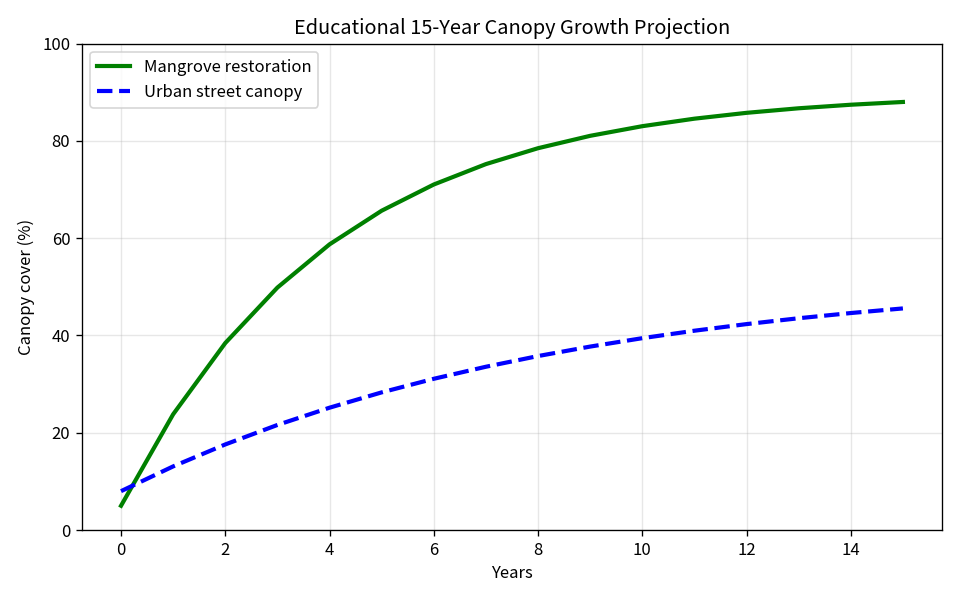
#> input picture sap-canopy/forest_edutwin/data/reference_graphs/canopy_growth.png, 960 x 600 px; the run also reads 2 pictures not shown here
$ python digitize_reference.py
#> lines starting #> are read from the running program, lines starting #| are printed output that depends on the picture; after the words box and inside, x2 and y2 are one past the last pixel; in counts of white or black regions, pixels touching at a corner belong together
"""
Digitise the three SAP reference graphs into ``data/growth_reference.csv``.

The three source PNGs are the published illustrations for this project. They
are vendored in ``data/reference_graphs/`` so the digitisation is reproducible
from a fresh clone:

    canopy_growth.png      "Educational 15-Year Canopy Growth Projection"
                           canopy cover (%) vs years 0-15, mangrove (green) / urban (blue)
    cumulative_carbon.png  "Illustrative Cumulative Carbon Storage"
                           cumulative carbon (tC per hectare) vs years 0-15
    year15_bars.png        "Year 15 Canopy Cover" + "Year 15 Illustrative CO2e"
                           bar cross-check of the year-15 endpoints

Method
------
1.  Recover the pixel->data transform from the axis *tick marks* (dark pixels
    just outside the axes spines). Tick VALUES are read off the rendered axis
    labels (see ``CANOPY_Y_TICKS`` / ``CARBON_Y_TICKS`` below) and assigned to
    the detected ticks in order, then a least-squares line is fitted. This is
    independent of the gridlines, so gridline/legend-box artefacts cannot
    poison the calibration.
2.  Isolate the series by exact matplotlib colour:
        green (0,128,0)    -> mangrove
        blue  (0,0,255)    -> urban
3.  Trace each series with a dynamic program that scores paths by *uncovered
    columns*. The matplotlib legend swatch occupies only ~35 columns, so any
    path that teleports from the swatch to the real curve leaves hundreds of
    columns uncovered and loses. Dashed series still trace correctly because
    their gaps are short.
4.  Sample the chain at each integer year, refine to the sub-pixel centre of
    the drawn line, and extrapolate the dashed tail to year 15.
5.  Cross-check the year-15 endpoints against the bar graph.

Output: ``forest_edutwin/data/growth_reference.csv`` with columns
    scenario,year,canopy_pct,carbon_tco2e,carbon_tc,source

Usage:  python tools/digitize_reference.py [--write] [--pics DIR]
"""

from __future__ import annotations

import argparse
import csv
import sys
from pathlib import Path

import numpy as np
from PIL import Image

HERE = Path(__file__).resolve().parent
PKG = HERE.parent
DATA_DIR = PKG / "data"

#: The reference graphs, vendored so the digitisation works from a fresh clone.
VENDORED_PICS = DATA_DIR / "reference_graphs"

#: Fallback for the author's machine, where the originals live in OneDrive.
LOCAL_PICS = Path(r"C:\Users\Brittany\OneDrive\Pictures")

#: Canonical file names -> the names they had on the author's machine.
GRAPH_FILES = {
    "canopy": ("canopy_growth.png", "image (2).png"),
    "carbon": ("cumulative_carbon.png", "image (1).png"),
    "bars": ("year15_bars.png", "image.png"),
}

SERIES = {
    "mangrove": (0, 128, 0),
    "urban": (0, 0, 255),
}

# --- axis tick values, read off the rendered axis labels ---------------------
CANOPY_Y_TICKS = [100, 80, 60, 40, 20, 0]      # top -> bottom
CARBON_Y_TICKS = [120, 100, 80, 60, 40, 20, 0]  # top -> bottom
X_TICKS = [0, 2, 4, 6, 8, 10, 12, 14]           # left -> right

MAX_JUMP = 14          # max vertical px per single column of movement
GAP_PENALTY = 3.0      # cost per uncovered column (dashed gaps / wrong branch)
JUMP_COST = 1.0        # cost per px of vertical movement


def resolve_graphs(pics: Path | None = None) -> dict:
    """
    Locate the three source PNGs.

    Search order:
      1. an explicit directory (``--pics``)
      2. the vendored copy in ``data/reference_graphs/``
      3. the author's original OneDrive folder

    Returns a mapping of graph key -> resolved Path. Raises if any are missing.
    """
    candidates = []
    if pics:
        candidates.append(Path(pics))
    candidates += [VENDORED_PICS, LOCAL_PICS]

    resolved = {}
    for key, (vendored_name, original_name) in GRAPH_FILES.items():
        for base in candidates:
            for name in (vendored_name, original_name):
                p = base / name
                if p.exists():
                    resolved[key] = p
                    break
            if key in resolved:
                break
        if key not in resolved:
            raise FileNotFoundError(
                f"could not find the '{key}' reference graph in any of: "
                + ", ".join(str(c) for c in candidates)
            )
    return resolved


# -----------------------------------------------------------------------------
# low level helpers
# -----------------------------------------------------------------------------
def load_rgb(path: Path) -> np.ndarray:
    return np.array(Image.open(path).convert("RGB")).astype(int)


def runs(vals: np.ndarray):
    out, start = [], None
    for i, v in enumerate(vals):
        if v and start is None:
            start = i
        elif not v and start is not None:
            out.append((start, i - 1))
            start = None
    if start is not None:
        out.append((start, len(vals) - 1))
    return out


def longest_run(dark: np.ndarray, axis: int):
    """Longest contiguous dark run along `axis` (0=rows->vertical, 1=rows->horizontal)."""
    best = (0, None, None)
    if axis == 0:
        for x in range(dark.shape[1]):
            for (s, e) in runs(dark[:, x]):
                if e - s + 1 > best[0]:
                    best = (e - s + 1, x, (s, e))
    else:
        for y in range(dark.shape[0]):
            for (s, e) in runs(dark[y, :]):
                if e - s + 1 > best[0]:
                    best = (e - s + 1, y, (s, e))
    return best


def fit_line(pixels: list[float], values: list[float]):
    """Least-squares fit of value = a * pixel + b."""
    p = np.asarray(pixels, dtype=float)
    v = np.asarray(values, dtype=float)
    a, b = np.polyfit(p, v, 1)
    return float(a), float(b)


# -----------------------------------------------------------------------------
# axis recovery
# -----------------------------------------------------------------------------
def axes_of(img: np.ndarray):
    """Return (spine_x, spine_top_y, spine_bottom_y)."""
    dark = img.max(axis=2) < 140
    vlen, vx, (vtop, vbot) = longest_run(dark, 0)
    hlen, hy, (hleft, hright) = longest_run(dark, 1)
    # the vertical spine gives top/bottom of the axes box
    return vx, vtop, vbot


def y_tick_rows(img: np.ndarray, spine_x: int) -> list[float]:
    dark = img.max(axis=2) < 140
    rows = []
    for y in range(img.shape[0]):
        if dark[y, max(0, spine_x - 14):spine_x - 1].any():
            rows.append(y)
    groups = []
    for y in rows:
        if groups and y - groups[-1][-1] <= 3:
            groups[-1].append(y)
        else:
            groups.append([y])
    return [sum(g) / len(g) for g in groups]


def x_tick_cols(img: np.ndarray, spine_bottom_y: int, spine_x: int) -> list[float]:
    """
    Tick MARKS (not label glyphs) sit in the ~5 px band just below the x spine.
    Label text starts ~7 px lower, so a tight band isolates the marks.
    Columns left of the y spine (the axis title) are discarded.
    """
    dark = img.max(axis=2) < 140
    cols = []
    for x in range(spine_x + 1, img.shape[1]):
        if dark[spine_bottom_y + 1:min(img.shape[0], spine_bottom_y + 6), x].any():
            cols.append(x)
    groups = []
    for x in cols:
        if groups and x - groups[-1][-1] <= 3:
            groups[-1].append(x)
        else:
            groups.append([x])
    return [sum(g) / len(g) for g in groups]


def build_transforms(img: np.ndarray, y_tick_values: list[int], x_span_hint=None):
    """Return (y_of, x_of) callables mapping pixel -> data."""
    sx, top, bot = axes_of(img)
    yt = y_tick_rows(img, sx)
    if len(yt) != len(y_tick_values):
        raise RuntimeError(f"expected {len(y_tick_values)} y-ticks, found {len(yt)}: {yt}")
    # tick rows are top -> bottom, values also top -> bottom
    ya, yb = fit_line(yt, y_tick_values)

    xt = x_tick_cols(img, bot, sx)
    if len(xt) != len(X_TICKS):
        raise RuntimeError(f"expected {len(X_TICKS)} x-ticks, found {len(xt)}: {xt}")
    xa, xb = fit_line(xt, X_TICKS)

    def y_of(px):
        return ya * px + yb

    def x_of(year):
        return (year - xb) / xa

    return y_of, x_of, dict(spine_x=sx, top=top, bottom=bot, yticks=yt, xticks=xt)


# -----------------------------------------------------------------------------
# curve tracing
# -----------------------------------------------------------------------------
def colour_mask(img: np.ndarray, colour, tol: int = 12) -> np.ndarray:
    d = np.abs(img - np.array(colour)).sum(axis=2)
    return d <= tol


def trace_chain(mask: np.ndarray, x_start: int, x_end: int):
    """
    Trace a coloured curve between x_start..x_end with a dynamic program.

    The path is scored by
        cost = JUMP_COST * total vertical movement
             + GAP_PENALTY * number of columns in [x_start, x_end] the path
               does not actually occupy

    The second term is what makes this robust: the matplotlib legend swatch in
    the upper-left occupies only ~35 columns, so any path that teleports from
    the swatch to the real curve leaves hundreds of columns uncovered and is
    rejected. The genuine curve wins because it occupies (nearly) every
    column. Dashed series still trace correctly because their gaps are few
    and short.

    Returns (chain, diagnostics). ``chain`` maps column -> row.
    """
    present = [x for x in range(x_start, x_end + 1) if mask[:, x].any()]
    if not present:
        return {}, {"present": 0}

    cands = {x: [int(v) for v in np.nonzero(mask[:, x])[0]] for x in present}
    n = len(present)

    # dp[i][y] = (best cost from (present[i], y) to the last present column,
    #              next row on that path)
    dp: list[dict[int, tuple[float, int | None]]] = [dict() for _ in range(n)]
    for y in cands[present[-1]]:
        dp[n - 1][y] = (0.0, None)

    for i in range(n - 2, -1, -1):
        x, xn = present[i], present[i + 1]
        dx = xn - x
        nxt = dp[i + 1]
        for y in cands[x]:
            best = None
            for yn, (c, _) in nxt.items():
                d = abs(y - yn)
                if d > MAX_JUMP * max(1, dx):
                    continue
                cc = c + d * JUMP_COST + GAP_PENALTY * (dx - 1)
                if best is None or cc < best[0]:
                    best = (cc, yn)
            if best is not None:
                dp[i][y] = best

    # choose the start: cheapest total = cost-to-end + penalty for the
    # columns before the start that the path leaves uncovered
    best_total, best_i, best_y = None, None, None
    for i, x in enumerate(present):
        head = GAP_PENALTY * (x - x_start)
        for y, (c, _) in dp[i].items():
            total = c + head
            if best_total is None or total < best_total:
                best_total, best_i, best_y = total, i, y
    if best_i is None:
        return {}, {"present": n}

    # backtrack
    chain: dict[int, int] = {}
    i, y = best_i, best_y
    while i < n:
        chain[present[i]] = int(y)
        nxt = dp[i][y][1]
        if nxt is None:
            break
        y = nxt
        i += 1

    diag = {
        "present": n,
        "start_x": present[best_i],
        "end_x": present[-1],
        "cost": best_total,
        "covered": len(chain),
        "span": x_end - x_start + 1,
    }
    return chain, diag


def sample_curve(mask: np.ndarray, chain: dict[int, int], x_of, y_of, years):
    """
    Sample the traced curve at integer years.

    Where the dash pattern stops short of the data end (the urban series is
    dashed and its last dash can end a few pixels before year 15) the tail is
    linearly extrapolated from the final segment, then clamped to the physical
    floor of the axis.
    """
    xs = sorted(chain)
    if not xs:
        raise RuntimeError("empty chain")
    rows = [float(chain[x]) for x in xs]
    out = {}
    for year in years:
        xt = x_of(year)
        if xt <= xs[0]:
            if len(xs) >= 2:
                slope = (rows[1] - rows[0]) / max(xs[1] - xs[0], 1e-9)
            else:
                slope = 0.0
            row = rows[0] + slope * (xt - xs[0])
        elif xt >= xs[-1]:
            if len(xs) >= 2:
                slope = (rows[-1] - rows[-2]) / max(xs[-1] - xs[-2], 1e-9)
            else:
                slope = 0.0
            row = rows[-1] + slope * (xt - xs[-1])
        else:
            j = int(np.searchsorted(xs, xt)) - 1
            j = max(0, min(j, len(xs) - 2))
            x0, x1 = xs[j], xs[j + 1]
            f = 0.0 if x1 == x0 else (xt - x0) / (x1 - x0)
            row = rows[j] + f * (rows[j + 1] - rows[j])

        # refine with the actual pixels near the interpolated row. The window
        # is anchored on the *clamped* column so the series tail is refined
        # even when the target year sits just past the last drawn dash.
        x_ref = min(max(xt, xs[0]), xs[-1])
        near = [x for x in xs if abs(x - x_ref) <= 3]
        vals = []
        for x in near:
            ys = np.nonzero(mask[:, x])[0]
            close = ys[np.abs(ys - row) <= 3]
            if close.size:
                vals.append(float(np.median(close)))
        if vals:
            row = float(np.median(vals))
        out[year] = y_of(row)
    return out


# -----------------------------------------------------------------------------
# bar graph cross-check
# -----------------------------------------------------------------------------
# Tick values read off the rendered bar-graph axes:
#   left  panel "Year 15 Canopy Cover"     0,20,40,60,80,100  (top -> bottom)
#   right panel "Year 15 Illustrative CO2e" 0,50,...,400        (top -> bottom)
BARS_PANELS = {
    "canopy": {"spine_x": 82, "right_x": 531, "ticks": [100, 80, 60, 40, 20, 0]},
    "co2e": {"spine_x": 613, "right_x": 1062, "ticks": [400, 350, 300, 250, 200, 150, 100, 50, 0]},
}


def bar_cross_check(path: Path):
    """Measure the year-15 bar heights in the two-panel bar graph."""
    img = load_rgb(path)
    dark = img.max(axis=2) < 140
    res = {}
    for panel, cfg in BARS_PANELS.items():
        x0, x1 = cfg["spine_x"], cfg["right_x"]
        rows = []
        for y in range(img.shape[0]):
            if dark[y, max(0, x0 - 6):x0 - 1].any():
                rows.append(y)
        groups = []
        for y in rows:
            if groups and y - groups[-1][-1] <= 3:
                groups[-1].append(y)
            else:
                groups.append([y])
        yt = [sum(g) / len(g) for g in groups]
        values = cfg["ticks"]
        if len(yt) != len(values):
            raise RuntimeError(f"bar panel {panel}: expected {len(values)} ticks, got {len(yt)}: {yt}")
        ya, yb = fit_line(yt, values)

        colours = {"mangrove": (45, 138, 78), "urban": (74, 144, 217)}
        vals = {}
        for name, col in colours.items():
            m = colour_mask(img, col)
            m[:, :x0] = False
            m[:, x1:] = False
            ys, xs = np.nonzero(m)
            if ys.size == 0:
                continue
            top = int(ys.min())
            bot = int(ys.max())
            vals[name] = {
                "top_px": top,
                "bottom_px": bot,
                "value": ya * top + yb,
                "x": [int(xs.min()), int(xs.max())],
            }
        res[panel] = {"yticks": yt, "ticks": values, "bars": vals}
    return res


# -----------------------------------------------------------------------------
# main
# -----------------------------------------------------------------------------
def main() -> int:
    ap = argparse.ArgumentParser()
    ap.add_argument("--write", action="store_true", help="write growth_reference.csv")
    ap.add_argument("--pics", default=None,
                    help="directory holding the source graphs (default: the vendored copy "
                         "in data/reference_graphs/)")
    args = ap.parse_args()

    graphs = resolve_graphs(Path(args.pics) if args.pics else None)
    for key, p in graphs.items():
        print(f"source graph '{key}': {p}")

    years = list(range(0, 16))

    # ---- canopy graph ------------------------------------------------------
    canopy_img = load_rgb(graphs["canopy"])
    cy_of, cx_of, cmeta = build_transforms(canopy_img, CANOPY_Y_TICKS)
#> in axes_of, `dark = img.max(axis=2) < 140`:
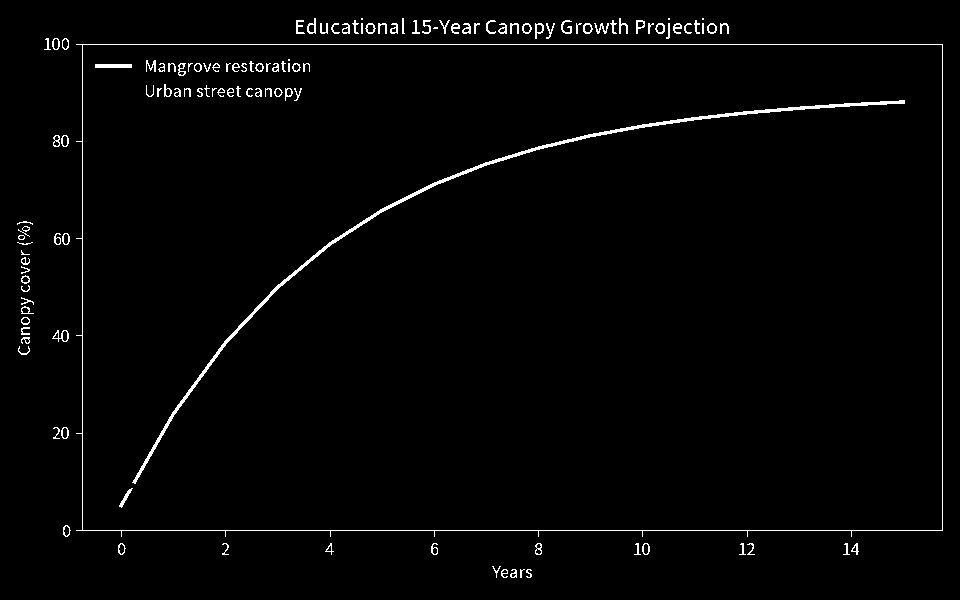
#> dark: shape (600, 960) bool; 1.8% white in thin lines or dots
#> in axes_of, `vlen, vx, (vtop, vbot) = longest_run(dark, 0)`: vlen = 487; vx = 82; vtop = 44; vbot = 530
#> in axes_of, `hlen, hy, (hleft, hright) = longest_run(dark, 1)`: hlen = 867; hy = 44; hleft = 76; hright = 942
#> in build_transforms, `sx, top, bot = axes_of(img)`: sx = 82; top = 44; bot = 530
#> after the loop in y_tick_rows, `for y in range(img.shape[0]):`: rows = 46 values from 40 to 535
#> the loop in y_tick_rows, `for y in rows:` made 46 passes
#> y on passes 1 to 8: 40, 41, 42, 43, 44, 45, 46, 47
#> after the loop in y_tick_rows, `for y in rows:`: groups = [[40, 41, 42, 43, 44, 45, 46, 47], [138, 139, 140, 141, 142, 143], [234, 235, 236, 237, 238, 239, 240, 241, 242, 243], [333, 334, 335, 336, 337, 338], [430, 431, 432, 433, 434, 435], [526, 527, 528, 529, 530, 531, 532, 533, 534, 535]]
#> in build_transforms, `yt = y_tick_rows(img, sx)`: yt = [43.5, 140.5, 238.5, 335.5, 432.5, 530.5]
#> in fit_line, `a, b = np.polyfit(p, v, 1)`: a = -0.205; b = 108.9
#> in build_transforms, `ya, yb = fit_line(yt, y_tick_values)`: ya = -0.205; yb = 108.9
#> after the loop in x_tick_cols, `for x in range(spine_x + 1, img.shape[1]):`: cols = [121, 225, 330, 434, 538, 642, 747, 851]
#> the loop in x_tick_cols, `for x in cols:` made 8 passes
#> x on passes 1 to 8: 121, 225, 330, 434, 538, 642, 747, 851
#> after the loop in x_tick_cols, `for x in cols:`: groups = [[121], [225], [330], [434], [538], [642], [747], [851]]
#> in build_transforms, `xt = x_tick_cols(img, bot, sx)`: xt = [121, 225, 330, 434, 538, 642, 747, 851]
#> in build_transforms, `xa, xb = fit_line(xt, X_TICKS)`: xa = 0.0192; xb = -2.32
#> cmeta = {'spine_x': 82, 'top': 44, 'bottom': 530, 'yticks': [43.5, 140.5, 238.5, 335.5, 432.5, 530.5], 'xticks': [121, 225, 330, 434, 538, 642, 747, 851]}
    print("canopy axes:", cmeta)
#| canopy axes: {'spine_x': 82, 'top': 44, 'bottom': 530, 'yticks': [43.5, 140.5, 238.5, 335.5, 432.5, 530.5], 'xticks': [121.0, 225.0, 330.0, 434.0, 538.0, 642.0, 747.0, 851.0]}

    canopy = {}
    for name, colour in SERIES.items():
        m = colour_mask(canopy_img, colour)
        chain, diag = trace_chain(m, int(round(cx_of(0))), int(round(cx_of(15))))
        print(f"  canopy/{name}: {diag}")
        canopy[name] = sample_curve(m, chain, cx_of, cy_of, years)
#> this loop made 2 passes
#> n in trace_chain on passes 1 to 2: 783, 534
#> (printed output is left out)
#> pass 1, in colour_mask, `d = np.abs(img - np.array(colour)).sum(axis=2)`:
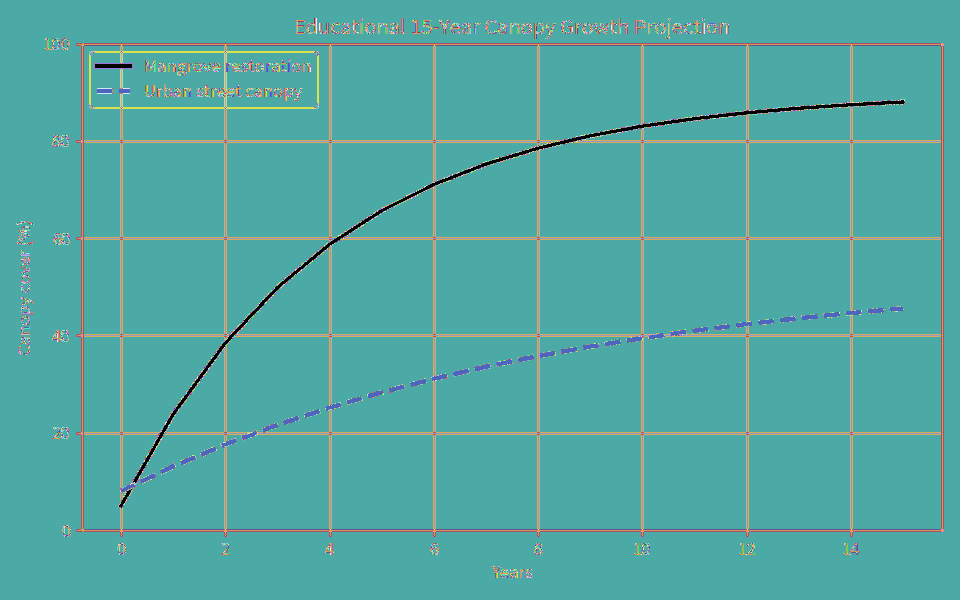
#> d: shape (600, 960) int64; 504 distinct labels, from 0 to 637; one colour per label, 0 black
#> pass 1, in main, `m = colour_mask(canopy_img, colour)`:
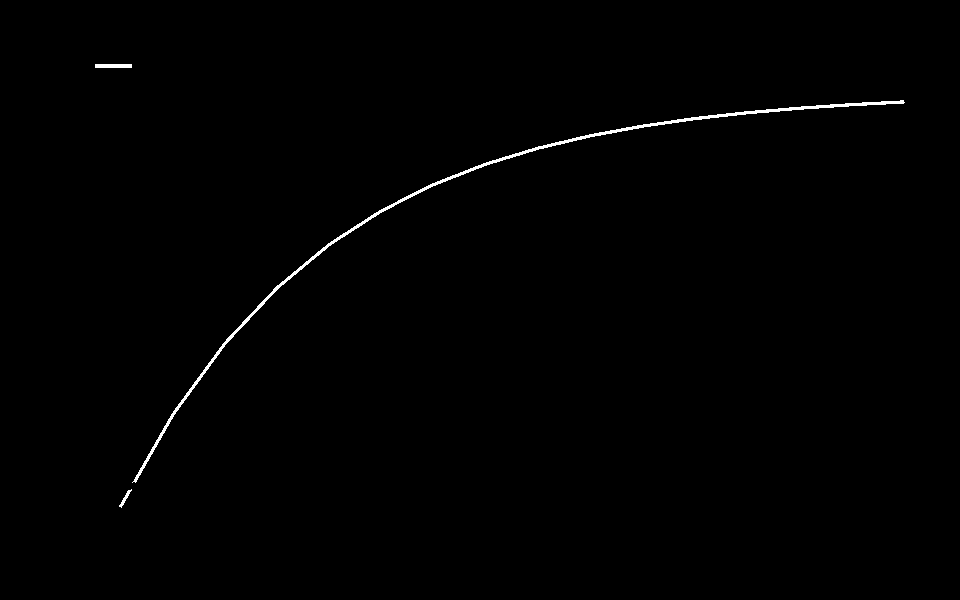
#> m: shape (600, 960) bool; 0.54% white; 3 white regions, box (x1, y1, x2, y2) and area: (132, 100, 905, 483) 2873, (95, 64, 132, 68) 148, (119, 489, 132, 508) 63
#> after the loop, canopy = 2 items

    # ---- carbon graph ------------------------------------------------------
    carbon_img = load_rgb(graphs["carbon"])
#> (the rest of the program and of its run is left out)
